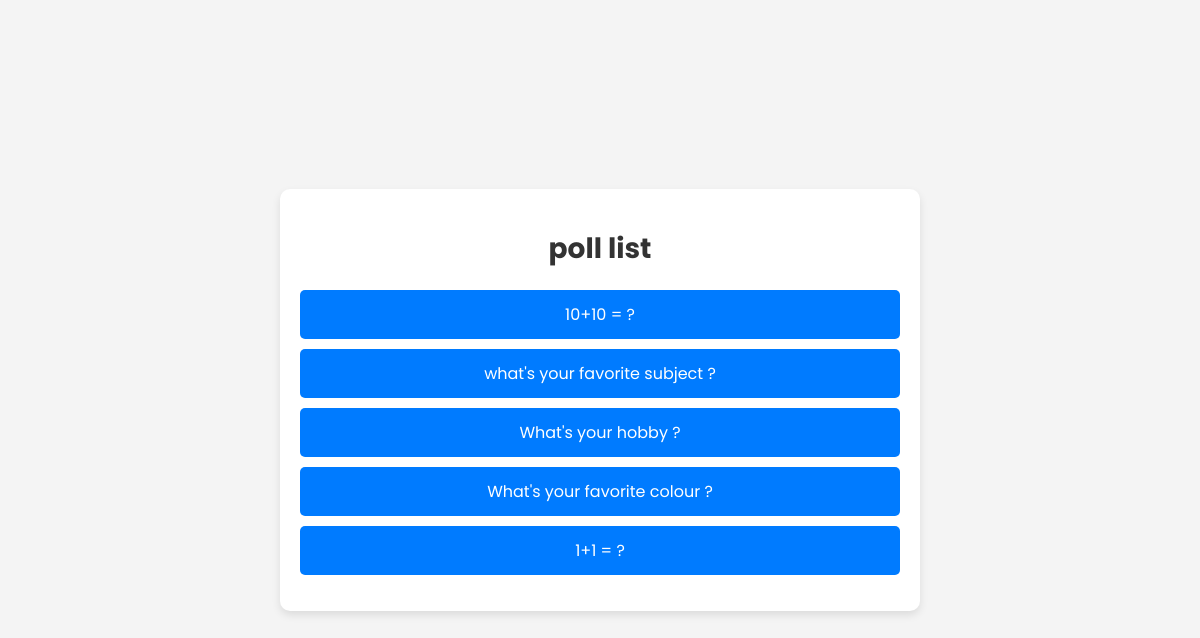
Before: / with the older database file.
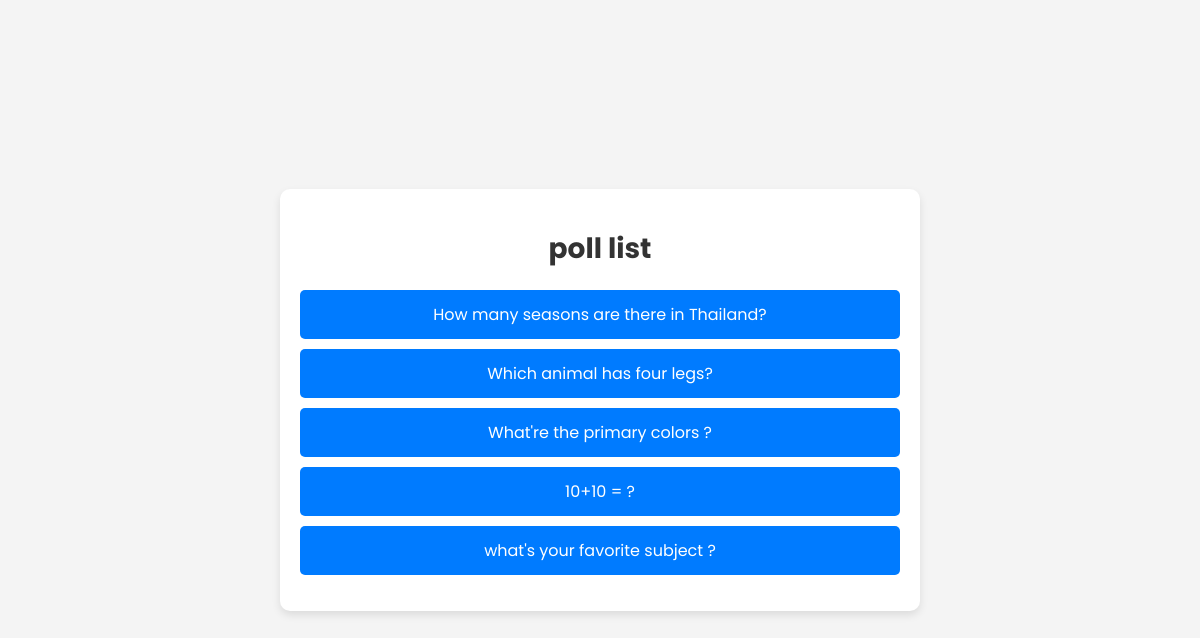
After: the same page with the newer database file.
### mypoll/models.py (models this page shows, shortened)
class Question(models.Model):
    question_text = models.CharField(max_length=200)
    pub_date = models.DateTimeField("date published")
    is_private = models.BooleanField(default=False)

### mypoll/views.py (the view)
# urls.py: path("", views.IndexView.as_view(), name="index"),
class IndexView(generic.ListView):
    template_name = "mypoll/index.html"
    context_object_name = "latest_question_list"
    def get_queryset(self):
        return Question.objects.order_by("-pub_date")[:5]

### mypoll/templates/mypoll/index.html (shortened to what this page needs)
<!DOCTYPE html>
<html lang="th">
<head>
</head>
<body>
    <div class="container">
        <h1 class ="title"> poll list</h1>
        {% if latest_question_list %}
            <ul>
            {% for question in latest_question_list %}
                <li><a class="poll-link" href="{% url 'mypoll:detail' question.id %}">{{ question.question_text }}</a></li>
            {% endfor %}
            </ul>
        {% else %}
            <p class="no-polls">😞 No polls are available</p>
        {% endif %}
    </div>
</body>
</html>

Changed rows visible on the page:
no longer on this page (row unchanged): Question: question_text "What's your hobby ?"
no longer on this page (row unchanged): Question: question_text "What's your favorite colour ?"
no longer on this page (row unchanged): Question: question_text "1+1 = ?"
added Question: question_text "How many seasons are there in Thailand?"
added Question: question_text "Which animal has four legs?"
added Question: question_text "What're the primary colors ?"
